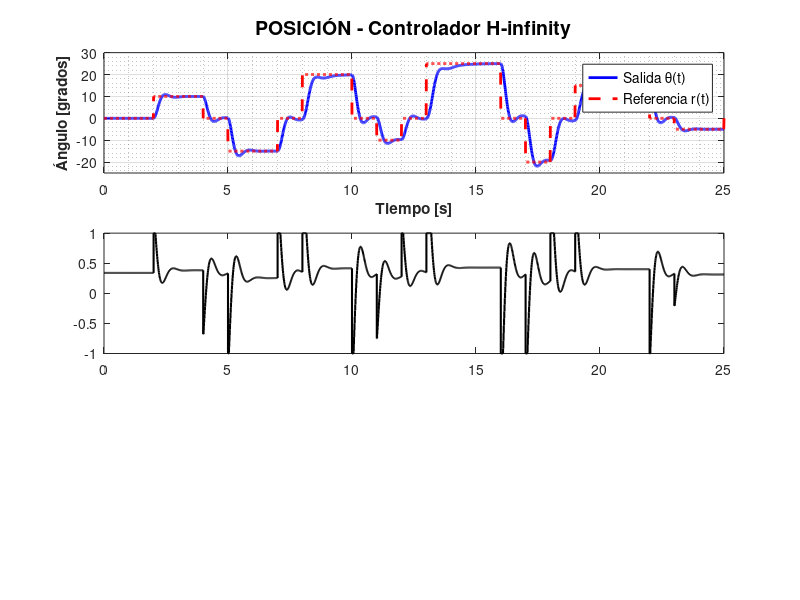

Reproduce this figure in MATLAB. (Note: this script raises an error after producing the figure.)
%% Simulación H-infinity con Tren de Pulsos Variable (Sin Simulink)
% Análisis de seguimiento de referencia sin perturbaciones

clear; close all; clc;
s = tf('s');

% Parámetros de la planta
J   = 1.08e-3;      % kg m^2
Bv  = 2.61e-3;      % N m s/rad
MgL = 4.999e-3;     % N m
Ku  = 1.13e-2;      % N m / duty
th0 = deg2rad(50);  % punto de operación

a0  = (MgL*cos(th0))/J;
a1  = Bv/J;
b0  = Ku/J;

% Controlador H-infinity (lead-lag)
k  = 1.5;
wz = 2.0;
wp = 8.0;
Kh_s = k * (1 + s/wz) / (1 + s/wp);
Ts   = 0.01;
Khd  = c2d(Kh_s, Ts, 'tustin');

% Intentar usar hinfsyn si está disponible
try
    G = tf(b0, [1 a1 a0]);
    W1 = makeweight(1/2, 2.0, 0.1);
    W2 = tf(0.2);
    P  = augw(G, W1, W2, []);
    [Khinf_s, ~, gam] = hinfsyn(P, 1, 1);
    Khinf_d = c2d(Khinf_s, Ts, 'tustin');
    fprintf('Usando hinfsyn con gamma = %.4f\n', gam);
    ctrl = Khinf_d;
catch
    fprintf('Robust Control Toolbox no disponible:  usando lead-lag.\n');
    ctrl = Khd;
end

[bh, ah] = tfdata(ctrl, 'v');
if ah(1) ~= 1
    bh = bh / ah(1);
    ah = ah / ah(1);
end

% Parámetros de simulación
Tend = 25;
t    = 0:Ts: Tend;
N    = length(t);

%% Generar tren de pulsos variable
ref = th0 * ones(size(t));

pulsos = [
    2,   4,   10;
    5,   7,  -15;
    8,  10,   20;
   11,  12,  -10;
   13,  16,   25;
   17,  18,  -20;
   19,  22,   15;
   23,  25,  -5;
];

for i = 1:size(pulsos, 1)
    t_ini = pulsos(i, 1);
    t_fin = pulsos(i, 2);
    amp   = deg2rad(pulsos(i, 3));
    idx   = (t >= t_ini) & (t < t_fin);
    ref(idx) = th0 + amp;
end

%% Simulación con H-infinity
theta    = zeros(N, 1);
omega    = zeros(N, 1);
u_hist   = zeros(N, 1);
e_hist   = zeros(N, 1);

theta(1) = th0;
omega(1) = 0;

% Estados del filtro IIR (Direct Form II Transposed)
n_states = max(numel(bh)-1, numel(ah)-1);
z_states = zeros(n_states, 1);

for k = 1:N-1
    % Error
    e = ref(k) - theta(k);
    e_hist(k) = e;
    
    % Feedforward
    u_ff = (MgL/Ku) * sin(ref(k));
    
    % Controlador H-infinity (Direct Form II Transposed)
    x = e;
    
    if ~isempty(bh)
        y = bh(1) * x;
        if n_states > 0
            y = y + z_states(1);
        end
    else
        y = 0;
    end
    
    % Actualizar estados
    for i = 1:n_states
        if i < n_states
            z_next = z_states(i+1);
        else
            z_next = 0;
        end
        if i+1 <= numel(bh)
            z_next = z_next + bh(i+1)*x;
        end
        if i+1 <= numel(ah)
            z_next = z_next - ah(i+1)*y;
        end
        z_states(i) = z_next;
    end
    
    u = max(-1, min(1, u_ff + y));
    u_hist(k) = u;
    
    % Dinámica no lineal
    domega = (Ku*u - Bv*omega(k) - MgL*sin(theta(k))) / J;
    omega(k+1) = omega(k) + Ts * domega;
    theta(k+1) = theta(k) + Ts * omega(k+1);
end
e_hist(N) = ref(N) - theta(N);
u_hist(N) = u_hist(N-1);

%% Métricas
e_deg = rad2deg(e_hist);
IAE   = trapz(t, abs(e_deg));
ISE   = trapz(t, e_deg.^2);
ITAE  = trapz(t, t' .* abs(e_deg));
Emax  = max(abs(e_deg));

%% Gráficas
figure('Name', 'Controlador H-infinity - Tren de Pulsos Variable', ...
       'NumberTitle', 'off', 'Position', [150, 80, 1200, 800]);

subplot(3,1,1);
plot(t, rad2deg(theta - th0), 'b-', 'LineWidth', 2, 'DisplayName', 'Salida θ(t)');
hold on;
plot(t, rad2deg(ref - th0), 'r--', 'LineWidth', 2, 'DisplayName', 'Referencia r(t)');
grid on; grid minor;
xlabel('Tiempo [s]', 'FontSize', 11, 'FontWeight', 'bold');
ylabel('Ángulo [grados]', 'FontSize', 11, 'FontWeight', 'bold');
title('POSICIÓN - Controlador H-infinity', 'FontSize', 14, 'FontWeight', 'bold');
legend('Location', 'best', 'FontSize', 10);
ylim([min(rad2deg(ref-th0))-5, max(rad2deg(ref-th0))+5]);

subplot(3,1,2);
stairs(t, u_hist, 'k-', 'LineWidth', 1.5);
hold on;
yline(1, 'r--', 'LineWidth', 1.5);
yline(-1, 'r--', 'LineWidth', 1.5);
yline(0, 'k:', 'LineWidth', 1);
grid on; grid minor;
xlabel('Tiempo [s]', 'FontSize', 11, 'FontWeight', 'bold');
ylabel('u(t) [duty cycle]', 'FontSize', 11, 'FontWeight', 'bold');
title('SEÑAL DE CONTROL - Controlador H-infinity', 'FontSize', 14, 'FontWeight', 'bold');
ylim([-1.3, 1.3]);

subplot(3,1,3);
plot(t, e_deg, 'Color', [0.2, 0.6, 0.2], 'LineWidth', 1.5);
hold on;
yline(0, 'k--', 'LineWidth', 1.5);
grid on; grid minor;
xlabel('Tiempo [s]', 'FontSize', 11, 'FontWeight', 'bold');
ylabel('Error [grados]', 'FontSize', 11, 'FontWeight', 'bold');
title('ERROR DE SEGUIMIENTO - Controlador H-infinity', 'FontSize', 14, 'FontWeight', 'bold');

metStr = sprintf('IAE = %.2f°·s | ISE = %.2f°²·s | ITAE = %. 2f°·s² | E_{max} = %.2f°', ... 
                 IAE, ISE, ITAE, Emax);
text(0.5, 0.95, metStr, 'Units', 'normalized', 'FontSize', 10, ...
     'FontWeight', 'bold', 'HorizontalAlignment', 'center', ... 
     'BackgroundColor', 'w', 'EdgeColor', 'k');

sgtitle('ANÁLISIS H-INFINITY - TREN DE PULSOS VARIABLE (Sin Perturbaciones)', ...
        'FontSize', 16, 'FontWeight', 'bold');

%% Resultados en consola
fprintf('\n========================================\n');
fprintf('   CONTROLADOR H-INFINITY - RESULTADOS\n');
fprintf('========================================\n');
fprintf('Parámetros del controlador:\n');
fprintf('  k = %.2f, wz = %.2f, wp = %.2f\n', k, wz, wp);
fprintf('\nMétricas de desempeño:\n');
fprintf('  IAE  = %.2f °·s\n', IAE);
fprintf('  ISE  = %.2f °²·s\n', ISE);
fprintf('  ITAE = %.2f °·s²\n', ITAE);
fprintf('  Error máximo = %. 2f °\n', Emax);
fprintf('========================================\n');